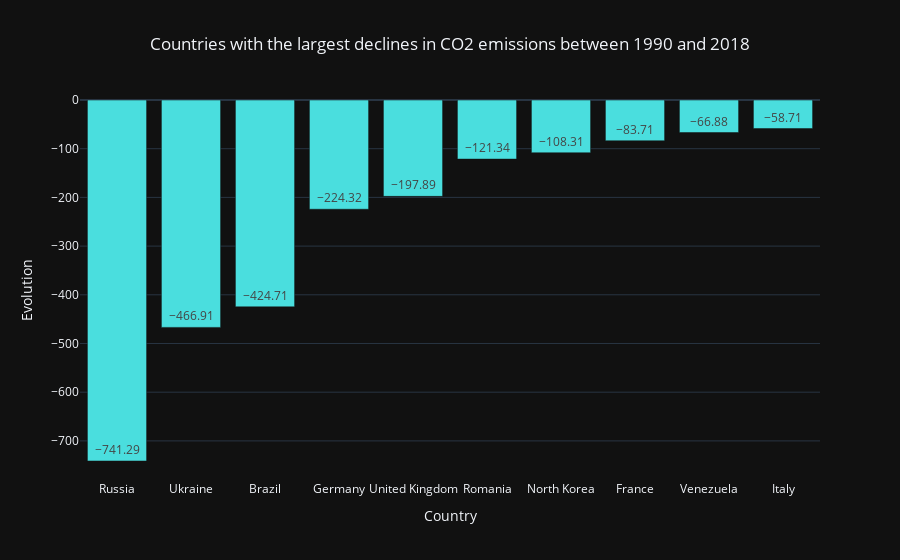

Notebook code for this chart:
### Markdown cell above
# Increase in emissions from 1990 to 2018

China is in first place with the strongest increase in emissions. India comes in second place, there is a very big difference to China, with more than 5.5 million emissions. From 10th to 3rd place, everyone is increasing steadily for a long time, but has many times fewer emissions than China.

### Code cell
df_best_evolution = df_evolution.sort_values("Evolution", ascending=True).head(10)

fig = px.bar(df_best_evolution,x="Country", y="Evolution", template="plotly_dark",
             color_discrete_sequence=["#4ADEDE"], text_auto=True,
             title="Countries with the largest declines in CO2 emissions between 1990 and 2018")
fig.update_layout(title_x=0.5)
fig.show()

### Figure 1 — Plotly figure (JSON) as saved in the notebook; plotly's stock layout.template omitted (floating-point values rounded to 4 significant figures)
{"data": [{"alignmentgroup": "True", "hovertemplate": "Country=%{x}<br>Evolution=%{y}<extra></extra>", "legendgroup": "", "marker": {"color": "#4ADEDE", "pattern": {"shape": ""}}, "name": "", "offsetgroup": "", "orientation": "v", "showlegend": false, "textposition": "auto", "texttemplate": "%{y}", "type": "bar", "x": ["Russia", "Ukraine", "Brazil", "Germany", "United Kingdom", "Romania", "North Korea", "France", "Venezuela", "Italy"], "xaxis": "x", "y": [-741.3, -466.9, -424.7, -224.3, -197.9, -121.3, -108.3, -83.71, -66.88, -58.71], "yaxis": "y"}], "layout": {"barmode": "relative", "legend": {"tracegroupgap": 0}, "title": {"text": "Countries with the largest declines in CO2 emissions between 1990 and 2018", "x": 0.5}, "xaxis": {"anchor": "y", "domain": [0, 1], "title": {"text": "Country"}}, "yaxis": {"anchor": "x", "domain": [0, 1], "title": {"text": "Evolution"}}}}
